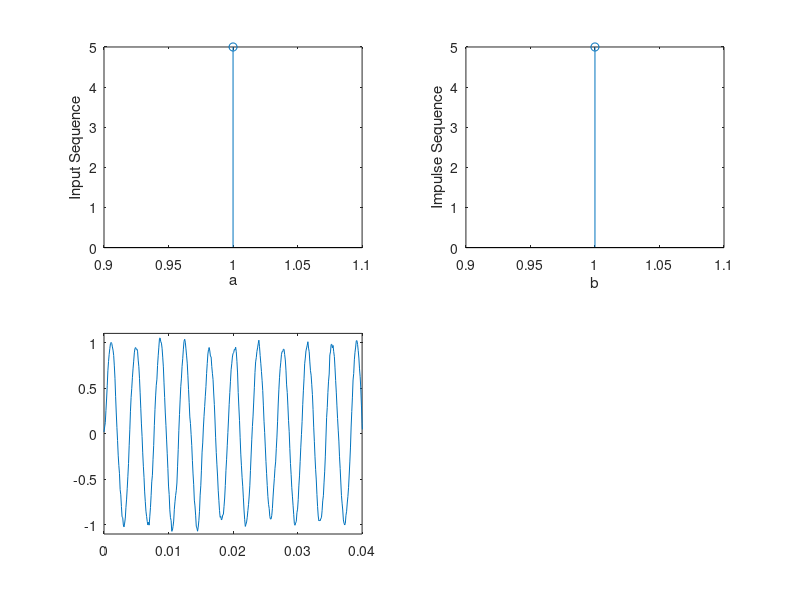

Recreate this plot in MATLAB.
% aim of Experiment:- To develop the program for finding the convolution
% between two sequences
% appartus:- PC installed with Matlab Software

%% Program 1
x = input('enter the first sequence');
h = input('enter the second sequence');
y = conv(x, h);
subplot(2, 2, 1);
stem(x);
xlabel('a');
ylabel('Input Sequence');
subplot(2, 2, 2);
stem(h);
xlabel('b');
ylabel('Impulse Sequence');
subplot(2, 2, 3);
stem(y);
xlabel('c');
ylabel('output sequence');
title('Convolution between two sequences');

%% Program 2:
clc;
close all;
x = [1, 2, 3, 4]; %first signal or input signal
h = [1, 1, 1, 1]; %second signal
N1 = length(x);
N2 = length(h);
X = [x, zeros(1, N2)]; % padding of N2 zeros
H = [h, zeros(1, N1)]; % padding of N1 zeros

for i =1:N1+N2-1
    y(i)=0;
    for j=1:N1
        if(i-j+1 > 0)
            y(i) = y(i)+X(j) * H(i-j+1);
        else
        end
    end
end
stem(y);
ylabel('y[n]');
xlabel('----->n');
title('convolution of two signal');

%% Use what is in the noisy script to generate a noisy sine wave:
fs = 1e4;
t = 0:1/fs:5;
sw = sin(2*pi*262.62*t); % Middle C
n = 0.1*randn(size(sw));
swn = sw + n;

%% Use a simple lowerpass (averaging) _1ter:
b = [.25 .25 .25 .25];
a = [1 0 0 0];
y = filter(b, a, swn);
plot(t,y), axis([0 0.04 -1.1 1.1])
